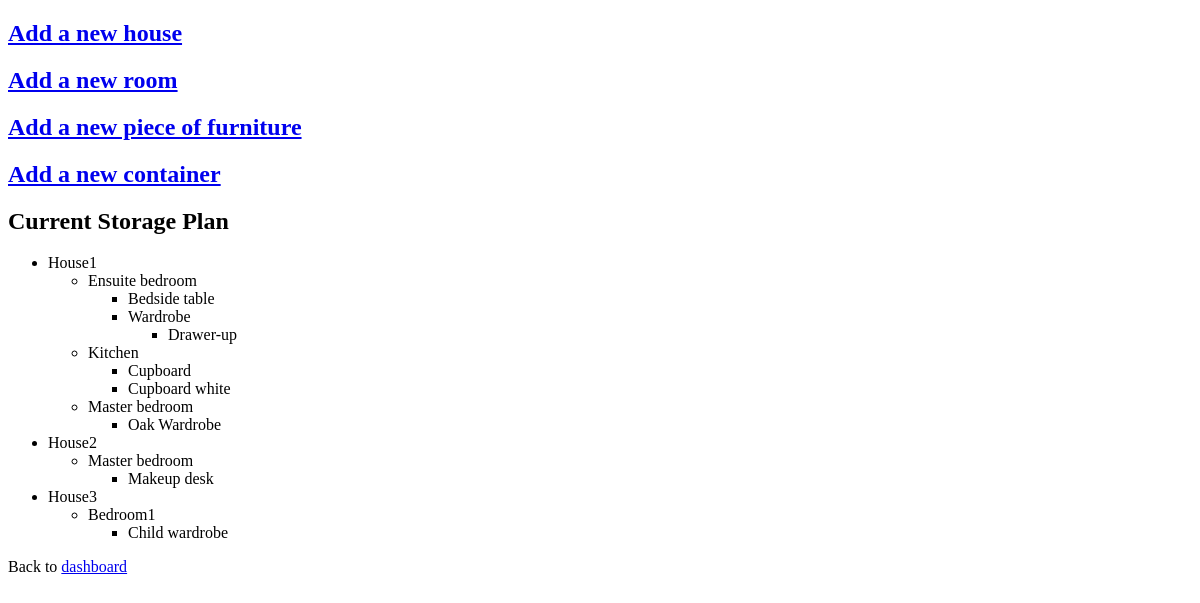
Before: /storage_plan (signed in) with the older database file.
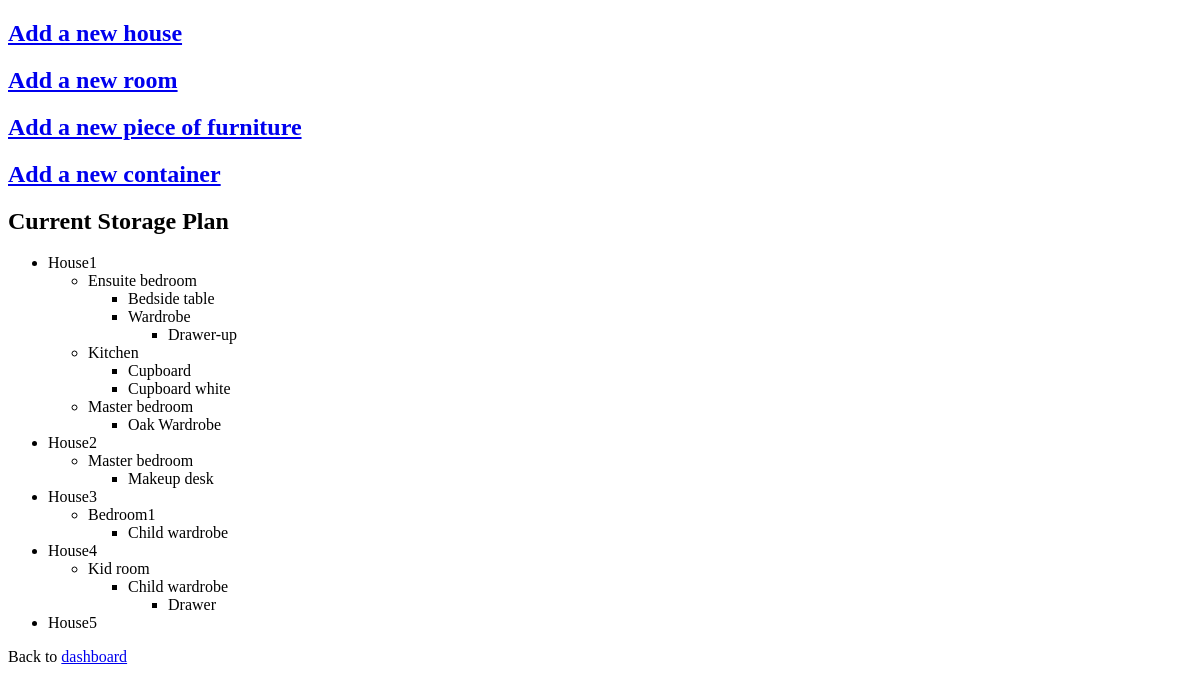
After: the same page with the newer database file.
### tables this page shows
CREATE TABLE house (house_id INTEGER PRIMARY KEY AUTOINCREMENT, house_name TEXT UNIQUE NOT NULL, user_id INTEGER REFERENCES user(id));

CREATE TABLE room (room_id INTEGER PRIMARY KEY AUTOINCREMENT, room_name TEXT NOT NULL, house_id INTEGER, FOREIGN KEY (house_id) REFERENCES house (house_id));

CREATE TABLE furniture (furniture_id INTEGER PRIMARY KEY AUTOINCREMENT, furniture_name TEXT NOT NULL, room_id INTEGER, FOREIGN KEY (room_id) REFERENCES room (room_id));

CREATE TABLE container (container_id INTEGER PRIMARY KEY AUTOINCREMENT,furniture_id INTEGER, container_name TEXT NOT NULL, FOREIGN KEY (furniture_id) REFERENCES furniture (furniture_id));

### app.py (the view)
@app.route("/storage_plan")
@login_required
def storage_plan():
    db = get_db_connection()
    rows = db.execute(
        "SELECT house.house_id, house.house_name, room.room_id, room.room_name, furniture.furniture_id, furniture.furniture_name, container.container_id, container.container_name FROM house LEFT JOIN room ON house.house_id = room.house_id LEFT JOIN furniture ON room.room_id = furniture.room_id LEFT JOIN container ON furniture.furniture_id = container.furniture_id"
    ).fetchall()
    containers_dict = {}
    for row in rows:
        (
            house_id,
            house_name,
            room_id,
            room_name,
            furniture_id,
            furniture_name,
            container_id,
            container_name,
        ) = row
        if house_name not in containers_dict:
            containers_dict[house_name] = {"house_id": house_id, "rooms": {}}
        if room_name == None:
            continue
        elif room_name not in containers_dict[house_name]["rooms"]:
            containers_dict[house_name]["rooms"][room_name] = {
                "room_id": room_id,
                "furniture": {},
            }
        if furniture_name == None:
            continue
        elif (
            furniture_name
            not in containers_dict[house_name]["rooms"][room_name]["furniture"]
        ):
            containers_dict[house_name]["rooms"][room_name]["furniture"][
                furniture_name
            ] = {"furniture_id": furniture_id, "containers": {}}
        if container_name == None:
            continue
        elif (
            container_name
            not in containers_dict[house_name]["rooms"][room_name]["furniture"][
                furniture_name
            ]["containers"]
        ):
            containers_dict[house_name]["rooms"][room_name]["furniture"][
                furniture_name
            ]["containers"][container_name] = container_id
    print(containers_dict)
    return render_template("storage_plan.html", menu=containers_dict)

### app.py (called while the page is built)
@login_manager.user_loader
def load_user(user_id):
    conn = sqlite3.connect("myStuff.db")
    c = conn.cursor()
    c.execute("SELECT * FROM user WHERE id=?", [user_id])
    user = c.fetchone()
    if user:
        return User(user[0], user[1])
    else:
        return None

def get_db_connection():
    conn = sqlite3.connect("myStuff.db")
    conn.row_factory = sqlite3.Row
    return conn

### templates/storage_plan.html (shortened to what this page needs)
{% extends 'layout.html' %}
{% block body%}
<div>
    <h2><a href='/add_house'>Add a new house</a></h2>
    <h2><a href='/add_room'>Add a new room</a></h2>
    <h2><a href='/add_furniture'>Add a new piece of furniture</a></h2>
    <h2><a href='/add_container'>Add a new container</a></h2>
</div>
<div>
    <h2>Current Storage Plan</h2>
    <ul id="house">
        {% for house, house_data in menu.items() %}
            <li>{{ house }}</li>
            {% if house_data.rooms %}
                <ul id="room">
                    {% for room, room_data in house_data.rooms.items() %}
                        <li>{{ room }}</li>
                        {% if room_data.furniture %}
                            <ul id="furniture">
                                {% for furniture, furniture_data in room_data.furniture.items() %}
                                    <li>{{ furniture }}</li>
                                    {% if furniture_data.containers %}
                                        <ul id="container">
                                            {% for container, container_data in furniture_data.containers.items() %}
                                                <li>{{ container }}</li>
                                            {% endfor %}
                                        </ul>
                                    {% endif %}
                                {% endfor %}
                            </ul>
                        {% endif %}
                    {% endfor %}
                </ul>
            {% endif %}
        {% endfor %}
    </ul>
</div>
<div>
    <p>Back to <a href='/'>dashboard</a></p>
</div>
{% endblock %}

### templates/layout.html (shortened to what this page needs)
<!DOCTYPE html>
<html lang="en">
<head>
</head>
<body>
    {% block body %}
    {% endblock %}
</body>
</html>

Changed rows visible on the page:
added container: house_name "House4", room_name "Kid room", furniture_name "Child wardrobe", container_name "Drawer"
added house: house_name "House5", shown under "Current Storage Plan"
